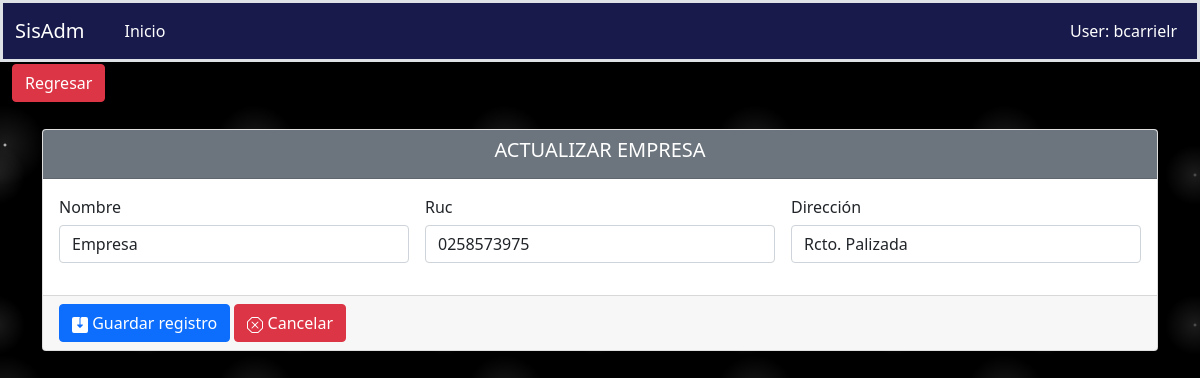
Page /novedades/actualizarempresa/1 on the committed database.
### aplicaciones/novedades/models.py (models this page shows, shortened)
class Empresas(Base):
    nombre = models.CharField(max_length=30,)
    direccion = models.CharField(max_length=100,)
    ruc = models.CharField(max_length=10)
    class Meta:
        verbose_name = "Empresa"
        verbose_name_plural = "Empresas"
        ordering = ['id']

### aplicaciones/novedades/views/empresa/views.py (the view)
# urls.py: path('actualizarempresa/<int:pk>', ActualizarEmpresa.as_view(), name="actualizarempresa"),
class ActualizarEmpresa(UpdateView):
    model = Empresas
    template_name = "empresa/crearempresa.html"
    success_url = reverse_lazy('novedades:lisempresa')
    form_class = EmpresaForm
    def get_context_data(self, **kwargs):
        context = super().get_context_data(**kwargs)
        context['action_save'] = self.request.path
        context['url_anterior'] = '/novedades/lisempresa'
        context['titulo'] = 'ACTUALIZAR EMPRESA'
        context['listar_url'] = '/novedades/lisempresa'
        return context

### aplicaciones/novedades/forms.py
class EmpresaForm(ModelForm):
    class Meta:
        model = Empresas
        fields = '__all__'
        exclude=['usuario']
        widgets = {
            'nombre': forms.TextInput(attrs={'class': 'form-control'}),
            'ruc': forms.NumberInput(attrs={'class': 'form-control'}),
            'direccion': forms.TextInput(attrs={'class': 'form-control'}),
        }

### aplicaciones/novedades/templates/empresa/crearempresa.html (shortened to what this page needs)
{% extends 'formulario.html' %}
{% load static %}
{% block controls %}
    <form class="row g-3 needs-validation shadow-lg p-3 mb-5 bg-body rounded" novalidate>
        <div class="col-md-4 ">
            <label for="nombre"><h6>Nombre</h6></label>
            {{ form.nombre }}
          </div>
        <div class="col-md-4">
            <label for="genero"><h6>Ruc</h6></label>
              {{ form.ruc }}
          </div>
        <div class="col-md-4">
          <label for="direccion"><h6>Dirección</h6></label>
            {{ form.direccion }}
        </div>
    </form>
{% endblock %}

### static/css/estilos.css (style rules this page uses)
body { background-color:black; background-image: radial-gradient(white, rgba(255,255,255,.2) 2px, transparent 40px), radial-gradient(white, rgba(255,255,255,.15) 1px, transparent 30px), radial-gradient(white, rgba(255,255,255,.1) 2px, transparent 40px), radial-gradient(rgba(255,255,255,.4), rgba(255,255,255,.1) 2px, transparent 30px); background-size: 550px 550px, 350px 350px, 250px 250px, 150px 150px; background-position: 0 0, 40px 60px, 130px 270px, 70px 100px; color: #171a4a; }

### rows in the picture
Empresas: nombre "Empresa", ruc "0258573975", direccion "Rcto. Palizada"

### other values in the picture
{{ titulo }} "ACTUALIZAR EMPRESA"
